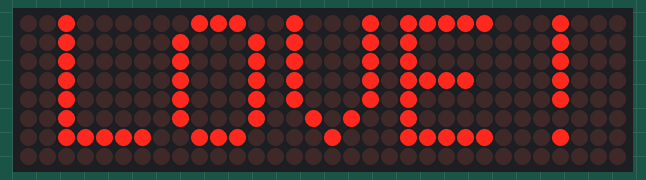
Recording of a sketch running on a simulated ESP32. Parts: 32×8 LED matrix. WiFi joins after 1.5 s; servers stay silent unless stated; the local clock reads 2024-03-15 10:24:30 at power-on unless the sketch sets it; what the sketch prints to the serial monitor is not drawn.

Above: at 0.1 s.
At 1.6 s:
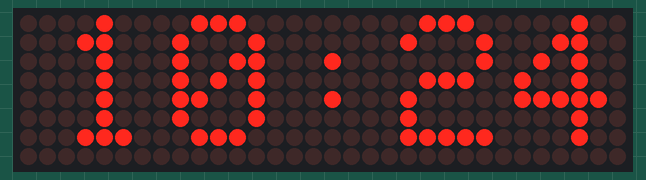
At 31.6 s:
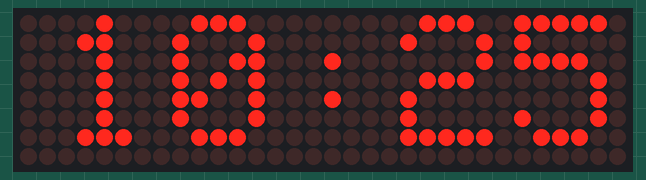
At 91.6 s:
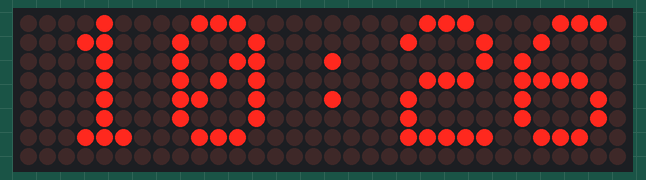

Measured:
- what the display in image 1 shows lasts 30.0 s, from 1.5 s to 31.5 s
- what the display in image 2 shows lasts 60.0 s, from 31.5 s to 91.5 s

The sketch:

ST.ino
```cpp
/*************************连接方法*************************
  Max7129 LED Matrix Pin -> ESP8266 Pin
  Vcc                   -> 3v  (3V on NodeMCU 3V3 on WEMOS)
  Gnd                   -> Gnd (G on NodeMCU)
  DIN                   -> D7  (Same Pin for WEMOS)
  CS                    -> D4  (Same Pin for WEMOS)
  CLK                   -> D5  (Same Pin for WEMOS)
*********************************************************/

#include <Adafruit_GFX.h>
#include <Max72xxPanel.h>
#include <time.h>
#ifdef ESP32
#include <WiFi.h>
#else
#include <ESP8266WiFi.h>
#endif

int pinCS = 2; // Attach CS to this pin, DIN to MOSI and CLK to SCK (cf http://arduino.cc/en/Reference/SPI )
int numberOfHorizontalDisplays = 4; // 水平方向有 4 块屏幕
int numberOfVerticalDisplays   = 1; // 垂直方向有 1 块屏幕
#define _DISPLAY_ROTATE 1 // 旋转方向，1：0°，2：90°，3：180°，4：270°

const byte buffer_size = 45;
char time_value[buffer_size];
Max72xxPanel matrix = Max72xxPanel(pinCS, numberOfHorizontalDisplays, numberOfVerticalDisplays);

const char *ssid      = "Sun";   //输入你的 WiFi 名称
const char *password  = "88888888";   //输入你的 WiFi 密码

void setup() {

  matrix.setIntensity(0);     // 屏幕亮度 0-16档
  for (int i = 0; i < numberOfHorizontalDisplays;  i++)
    matrix.setRotation(i, _DISPLAY_ROTATE);

  matrix.fillScreen(LOW);

  //初始四块屏幕显示内容 2距离左边距离，0距离上面距离
  matrix.drawChar(2, 0, 'L', HIGH, LOW, 1);  // H
  matrix.drawChar(8, 0, 'O', HIGH, LOW, 1);  // HH
  matrix.drawChar(14, 0, 'V', HIGH, LOW, 1); // HH:
  matrix.drawChar(20, 0, 'E', HIGH, LOW, 1); // HH:M
  matrix.drawChar(26, 0, '!', HIGH, LOW, 1); // HH:MM

  matrix.write(); // Send bitmap to display

  WiFi.mode(WIFI_STA);
  WiFi.begin(ssid, password);

  Serial.begin(115200);
  Serial.println();
  Serial.printf("Flash: %d\n", ESP.getFlashChipRealSize());
  Serial.print("Connecting");

  while (WiFi.status() != WL_CONNECTED) {
    delay(100);
    Serial.print(".");
  }

  Serial.println();
  Serial.print("Connected to wifi. My address:");
  IPAddress myAddress = WiFi.localIP();
  Serial.println(myAddress);

  configTime(0 * 3600, 0, "ntp1.aliyun.com", "time.nist.gov");
  setenv("TZ", "CST-8", 1);

  time_t now;
  time(&now);
  while (now < 120) {
    delay(100);
    time(&now);
    Serial.println(now);
  }
  WiFi.disconnect();
  WiFi.mode(WIFI_OFF);
}

void loop() {
  time_t now;
  char time_output[buffer_size];
  String time_str;

  time(&now);
  strftime(time_output, buffer_size, "( %a  %y-%m-%d ) ( %p %T )", localtime(&now));
  time_str = String(time_output);
  time_str.trim();
  time_str.substring(23, 28).toCharArray(time_value, 10);

  Serial.println(time_value);

  matrix.fillScreen(LOW);
  //( Sun  21-07-19 ) ( PM 12:52:12 )
  matrix.drawChar(2, 0, time_value[0], HIGH, LOW, 1);  // H
  matrix.drawChar(8, 0, time_value[1], HIGH, LOW, 1);  // HH
  matrix.drawChar(14, 0, time_value[2], HIGH, LOW, 1); // HH
  matrix.drawChar(20, 0, time_value[3], HIGH, LOW, 1); // HH:M
  matrix.drawChar(26, 0, time_value[4], HIGH, LOW, 1); // HH:MM
  matrix.write(); // Send bitmap to display

  delay(5000);
}
```
